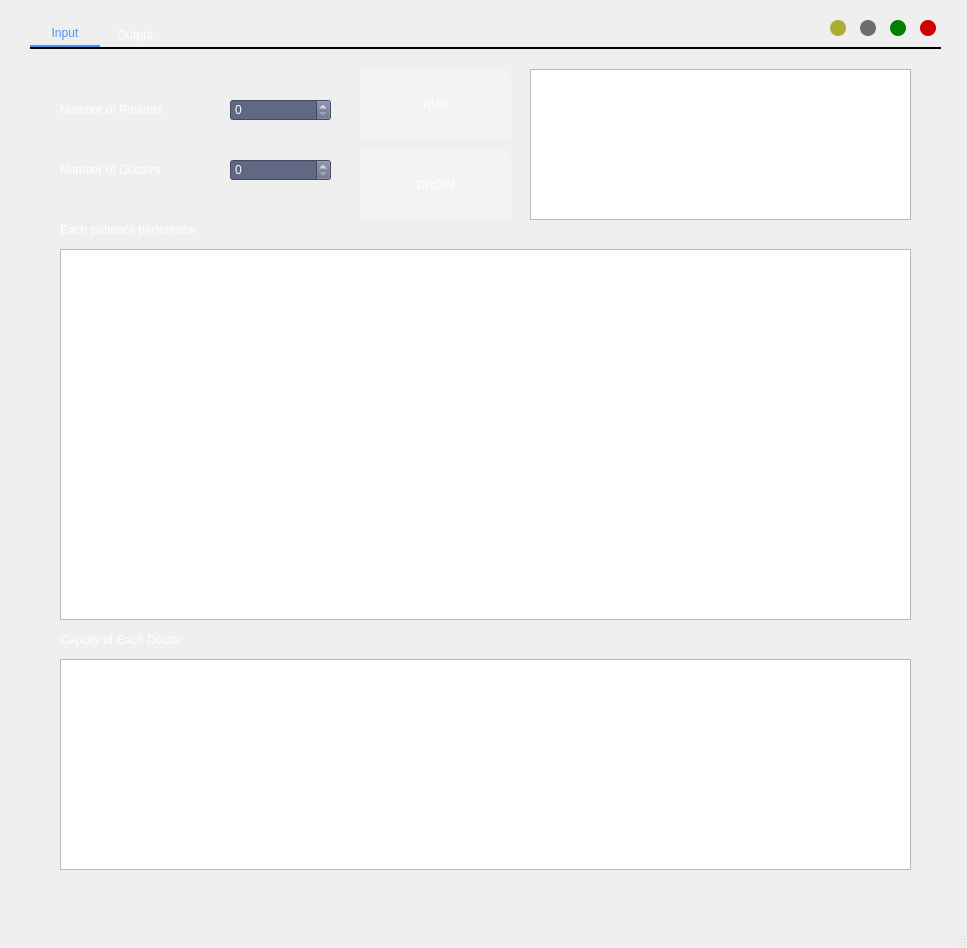
<?xml version="1.0" encoding="UTF-8"?>
<ui version="4.0">
 <class>MainWindow</class>
 <widget class="QMainWindow" name="MainWindow">
  <property name="geometry">
   <rect>
    <x>0</x>
    <y>0</y>
    <width>967</width>
    <height>948</height>
   </rect>
  </property>
  <property name="windowTitle">
   <string>MainWindow</string>
  </property>
  <widget class="QWidget" name="centralwidget">
   <widget class="QLabel" name="label">
    <property name="geometry">
     <rect>
      <x>-40</x>
      <y>-50</y>
      <width>1051</width>
      <height>1011</height>
     </rect>
    </property>
    <property name="text">
     <string/>
    </property>
    <property name="pixmap">
     <pixmap>background.png</pixmap>
    </property>
    <property name="scaledContents">
     <bool>true</bool>
    </property>
   </widget>
   <widget class="QTabWidget" name="tabWidget">
    <property name="geometry">
     <rect>
      <x>30</x>
      <y>20</y>
      <width>911</width>
      <height>861</height>
     </rect>
    </property>
    <property name="autoFillBackground">
     <bool>false</bool>
    </property>
    <property name="styleSheet">
     <string notr="true">QTabWidget::pane{
min-width:70px;
min-height:25px;
border-top: 2px solid;

}

QTabBar::tab {

min-width:70px;

min-height:25px;

color: white;

font:15px &quot;Microsoft YaHei&quot;;

border: 0px solid;



}

QTabBar::tab:selected{

min-width:70px;

min-height:25px;
color: #4796f0;

font:15px &quot;Microsoft YaHei&quot;;

border: 0px solid;

border-bottom: 2px solid;

border-color: #4796f0;

}</string>
    </property>
    <property name="currentIndex">
     <number>0</number>
    </property>
    <widget class="QWidget" name="tab">
     <attribute name="title">
      <string>Input</string>
     </attribute>
     <widget class="QLabel" name="label_2">
      <property name="geometry">
       <rect>
        <x>30</x>
        <y>50</y>
        <width>151</width>
        <height>21</height>
       </rect>
      </property>
      <property name="styleSheet">
       <string notr="true">color:white;
font:15px &quot;Microsoft YaHei&quot;;</string>
      </property>
      <property name="text">
       <string>Number of Patients</string>
      </property>
     </widget>
     <widget class="QSpinBox" name="spinBox">
      <property name="geometry">
       <rect>
        <x>200</x>
        <y>50</y>
        <width>101</width>
        <height>22</height>
       </rect>
      </property>
      <property name="styleSheet">
       <string notr="true">background-color: rgb(96,104,132);
font-family: 微软雅黑;
color:white
</string>
      </property>
     </widget>
     <widget class="QLabel" name="label_3">
      <property name="geometry">
       <rect>
        <x>30</x>
        <y>110</y>
        <width>151</width>
        <height>21</height>
       </rect>
      </property>
      <property name="styleSheet">
       <string notr="true">color:white;
font:15px &quot;Microsoft YaHei&quot;;</string>
      </property>
      <property name="text">
       <string>Number of Doctors</string>
      </property>
     </widget>
     <widget class="QSpinBox" name="spinBox_2">
      <property name="geometry">
       <rect>
        <x>200</x>
        <y>110</y>
        <width>101</width>
        <height>22</height>
       </rect>
      </property>
      <property name="styleSheet">
       <string notr="true">background-color: rgb(96,104,132);
font-family: 微软雅黑;
color:white
</string>
      </property>
     </widget>
     <widget class="QTableWidget" name="tableWidget">
      <property name="geometry">
       <rect>
        <x>30</x>
        <y>200</y>
        <width>851</width>
        <height>371</height>
       </rect>
      </property>
      <property name="mouseTracking">
       <bool>true</bool>
      </property>
      <attribute name="horizontalHeaderCascadingSectionResizes">
       <bool>false</bool>
      </attribute>
      <attribute name="horizontalHeaderMinimumSectionSize">
       <number>30</number>
      </attribute>
      <attribute name="horizontalHeaderDefaultSectionSize">
       <number>200</number>
      </attribute>
      <attribute name="verticalHeaderCascadingSectionResizes">
       <bool>true</bool>
      </attribute>
      <attribute name="verticalHeaderMinimumSectionSize">
       <number>30</number>
      </attribute>
      <attribute name="verticalHeaderDefaultSectionSize">
       <number>200</number>
      </attribute>
     </widget>
     <widget class="QLabel" name="label_4">
      <property name="geometry">
       <rect>
        <x>30</x>
        <y>580</y>
        <width>171</width>
        <height>21</height>
       </rect>
      </property>
      <property name="styleSheet">
       <string notr="true">color:white;
font:15px &quot;Microsoft YaHei&quot;;</string>
      </property>
      <property name="text">
       <string>Capcity of Each Doctor</string>
      </property>
     </widget>
     <widget class="QTextBrowser" name="textBrowser">
      <property name="geometry">
       <rect>
        <x>500</x>
        <y>20</y>
        <width>381</width>
        <height>151</height>
       </rect>
      </property>
     </widget>
     <widget class="QPushButton" name="pushButton">
      <property name="geometry">
       <rect>
        <x>330</x>
        <y>20</y>
        <width>151</width>
        <height>71</height>
       </rect>
      </property>
      <property name="mouseTracking">
       <bool>false</bool>
      </property>
      <property name="acceptDrops">
       <bool>true</bool>
      </property>
      <property name="styleSheet">
       <string notr="true">QPushButton{
	background:rgb(255, 255, 255, 60);
	color:white;
	border-radius: 8px;
	font-family: 微软雅黑;
	text-align: center;
}
QPushButton:hover{                    
	background:rgb(255, 255, 255, 100);
}
QPushButton:pressed{
	background: darkgray;
}</string>
      </property>
      <property name="text">
       <string>RUN</string>
      </property>
     </widget>
     <widget class="QTableWidget" name="tableWidget_2">
      <property name="geometry">
       <rect>
        <x>30</x>
        <y>610</y>
        <width>851</width>
        <height>211</height>
       </rect>
      </property>
      <property name="mouseTracking">
       <bool>true</bool>
      </property>
      <attribute name="horizontalHeaderCascadingSectionResizes">
       <bool>false</bool>
      </attribute>
      <attribute name="horizontalHeaderMinimumSectionSize">
       <number>30</number>
      </attribute>
      <attribute name="horizontalHeaderDefaultSectionSize">
       <number>200</number>
      </attribute>
      <attribute name="verticalHeaderCascadingSectionResizes">
       <bool>true</bool>
      </attribute>
      <attribute name="verticalHeaderMinimumSectionSize">
       <number>30</number>
      </attribute>
      <attribute name="verticalHeaderDefaultSectionSize">
       <number>200</number>
      </attribute>
     </widget>
     <widget class="QLabel" name="label_5">
      <property name="geometry">
       <rect>
        <x>30</x>
        <y>170</y>
        <width>201</width>
        <height>21</height>
       </rect>
      </property>
      <property name="styleSheet">
       <string notr="true">color:white;
font:15px &quot;Microsoft YaHei&quot;;</string>
      </property>
      <property name="text">
       <string>Each patient's perference</string>
      </property>
     </widget>
     <widget class="QPushButton" name="pushButton_2">
      <property name="geometry">
       <rect>
        <x>330</x>
        <y>100</y>
        <width>151</width>
        <height>71</height>
       </rect>
      </property>
      <property name="mouseTracking">
       <bool>false</bool>
      </property>
      <property name="acceptDrops">
       <bool>true</bool>
      </property>
      <property name="styleSheet">
       <string notr="true">QPushButton{
	background:rgb(255, 255, 255, 60);
	color:white;
	border-radius: 8px;
	font-family: 微软雅黑;
	text-align: center;
}
QPushButton:hover{                    
	background:rgb(255, 255, 255, 100);
}
QPushButton:pressed{
	background: darkgray;
}</string>
      </property>
      <property name="text">
       <string>DROW</string>
      </property>
     </widget>
    </widget>
    <widget class="QWidget" name="tab_1">
     <attribute name="title">
      <string>Output</string>
     </attribute>
     <widget class="QGraphicsView" name="graphicsView">
      <property name="geometry">
       <rect>
        <x>50</x>
        <y>70</y>
        <width>821</width>
        <height>541</height>
       </rect>
      </property>
      <property name="autoFillBackground">
       <bool>false</bool>
      </property>
      <property name="styleSheet">
       <string notr="true">border-radius:10px;</string>
      </property>
     </widget>
     <widget class="QPushButton" name="pushButton_3">
      <property name="geometry">
       <rect>
        <x>310</x>
        <y>670</y>
        <width>281</width>
        <height>41</height>
       </rect>
      </property>
      <property name="mouseTracking">
       <bool>false</bool>
      </property>
      <property name="acceptDrops">
       <bool>true</bool>
      </property>
      <property name="styleSheet">
       <string notr="true">QPushButton{
	background:rgb(255, 255, 255, 60);
	color:white;
	border-radius: 8px;
	font-family: 微软雅黑;
	text-align: center;
}
QPushButton:hover{                    
	background:rgb(255, 255, 255, 100);
}
QPushButton:pressed{
	background: darkgray;
}</string>
      </property>
      <property name="text">
       <string>Output Chart</string>
      </property>
     </widget>
    </widget>
   </widget>
   <widget class="QPushButton" name="pushButton_5">
    <property name="geometry">
     <rect>
      <x>860</x>
      <y>20</y>
      <width>16</width>
      <height>16</height>
     </rect>
    </property>
    <property name="toolTip">
     <string>最小化</string>
    </property>
    <property name="styleSheet">
     <string notr="true">QPushButton{
    background:#6C6C6C;
    color:white;
    box-shadow: 1px 1px 3px rgba(0,0,0,0.3);font-size:16px;border-radius: 8px;font-family: 微软雅黑;
}
QPushButton:hover{
    background:#9D9D9D;
}
QPushButton:pressed{
    border: 1px solid #3C3C3C!important;
}</string>
    </property>
    <property name="text">
     <string/>
    </property>
   </widget>
   <widget class="QPushButton" name="pushButton_7">
    <property name="geometry">
     <rect>
      <x>890</x>
      <y>20</y>
      <width>16</width>
      <height>16</height>
     </rect>
    </property>
    <property name="toolTip">
     <string>最大化及还原</string>
    </property>
    <property name="statusTip">
     <string/>
    </property>
    <property name="styleSheet">
     <string notr="true">QPushButton{
    background:green;
    color:white;
    box-shadow: 1px 1px 3px rgba(0,0,0,0.3);font-size:16px;border-radius: 8px;font-family: 微软雅黑;
}
QPushButton:hover{
    background:#7bcd68;
}
QPushButton:pressed{
    border: 1px solid #3C3C3C!important;
}</string>
    </property>
    <property name="text">
     <string/>
    </property>
   </widget>
   <widget class="QPushButton" name="pushButton_6">
    <property name="geometry">
     <rect>
      <x>920</x>
      <y>20</y>
      <width>16</width>
      <height>16</height>
     </rect>
    </property>
    <property name="toolTip">
     <string>关闭程序</string>
    </property>
    <property name="styleSheet">
     <string notr="true">QPushButton{
    background:#CE0000;
    color:white;
    box-shadow: 1px 1px 3px rgba(0,0,0,0.3);font-size:16px;border-radius: 8px;font-family: 微软雅黑;
}
QPushButton:hover{
    background:#FF2D2D;
}
QPushButton:pressed{
    border: 1px solid #3C3C3C!important;
}</string>
    </property>
    <property name="text">
     <string/>
    </property>
   </widget>
   <widget class="QPushButton" name="pushButton_8">
    <property name="geometry">
     <rect>
      <x>830</x>
      <y>20</y>
      <width>16</width>
      <height>16</height>
     </rect>
    </property>
    <property name="toolTip">
     <string>重启程序</string>
    </property>
    <property name="styleSheet">
     <string notr="true">QPushButton{
    background:#abac30;
    color:white;
    box-shadow: 1px 1px 3px rgba(0,0,0,0.3);font-size:16px;border-radius: 8px;font-family: 微软雅黑;
}
QPushButton:hover{
    background:yellow;
}
QPushButton:pressed{
    border: 1px solid #3C3C3C!important;
}</string>
    </property>
    <property name="text">
     <string/>
    </property>
   </widget>
  </widget>
  <widget class="QMenuBar" name="menubar">
   <property name="geometry">
    <rect>
     <x>0</x>
     <y>0</y>
     <width>967</width>
     <height>22</height>
    </rect>
   </property>
  </widget>
  <widget class="QStatusBar" name="statusbar"/>
 </widget>
 <resources/>
 <connections/>
</ui>
